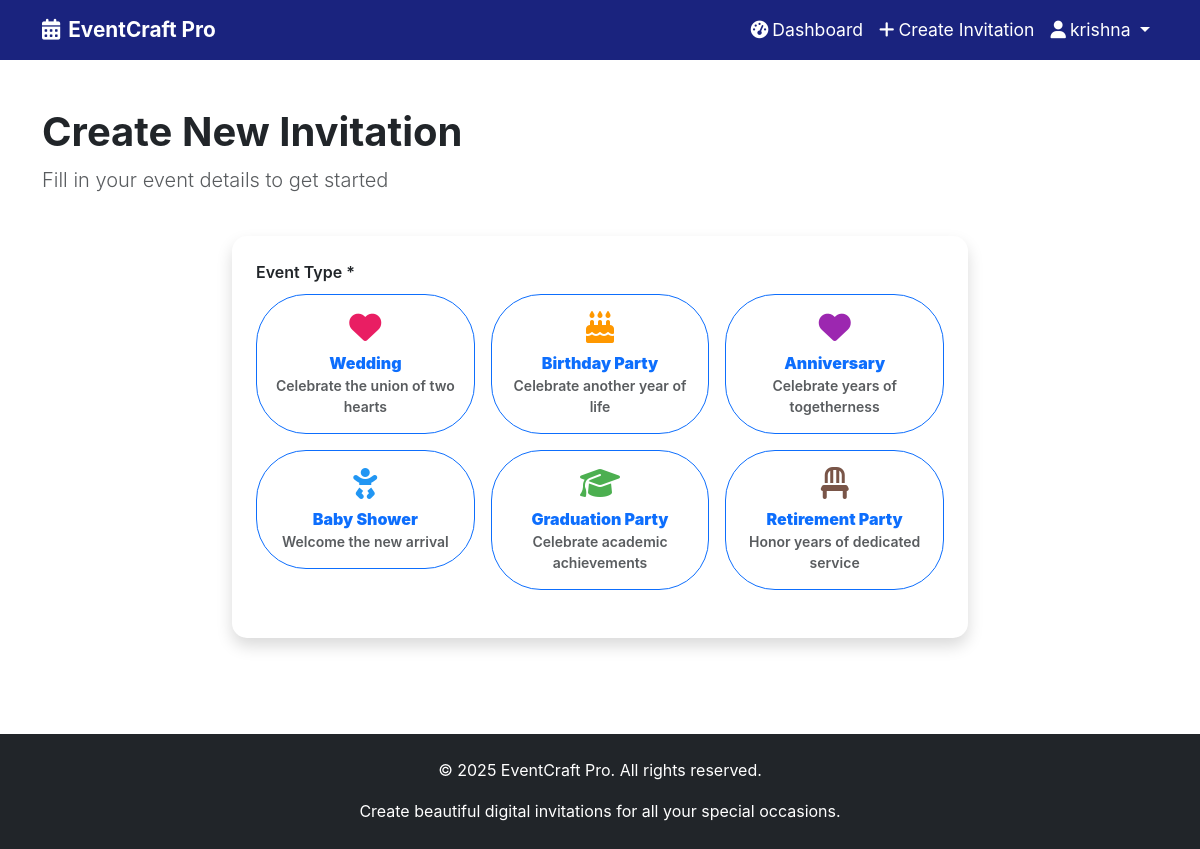
Page /create-invitation (signed in) on the committed database.
### models.py (models this page shows)
class EventType(db.Model):
    __tablename__ = 'event_types'
    id = db.Column(db.Integer, primary_key=True)
    name = db.Column(db.String(50), unique=True, nullable=False)
    display_name = db.Column(db.String(100), nullable=False)
    description = db.Column(db.Text)
    icon = db.Column(db.String(50))
    color = db.Column(db.String(7))
    is_active = db.Column(db.Boolean, default=True)
    sort_order = db.Column(db.Integer, default=0)
    created_at = db.Column(db.DateTime, default=datetime.utcnow)

### routes.py (the view)
@app.route('/create-invitation')
def create_invitation():
    if not is_authenticated():
        flash('Please login to continue', 'error')
        return redirect(url_for('auth'))
    event_types = EventType.query.filter_by(is_active=True).order_by(EventType.sort_order).all()
    return render_template('invitation/create.html', event_types=event_types)

### app.py (called while the page is built)
@app.after_request
def after_request(response):
    response.headers.add('Access-Control-Allow-Origin', '*')
    response.headers.add('Access-Control-Allow-Headers', 'Content-Type,Authorization')
    response.headers.add('Access-Control-Allow-Methods', 'GET,PUT,POST,DELETE,OPTIONS')
    return response

### routes.py (called while the page is built)
def is_authenticated():
    return 'user_id' in session

### templates/invitation/create.html (shortened to what this page needs)
{% extends "base.html" %}
{% block content %}
<section class="py-5">
    <div class="container">
        <div class="row mb-4">
            <div class="col-12">
                <h1 class="display-6 fw-bold">Create New Invitation</h1>
                <p class="lead text-muted">Fill in your event details to get started</p>
            </div>
        </div>
        <div class="row justify-content-center">
            <div class="col-lg-8">
                <div class="card shadow">
                    <div class="card-body p-4">
                        <form method="POST" action="{{ url_for('create_invitation_post') }}" enctype="multipart/form-data" onsubmit="return validateForm()">
                            <div class="mb-4">
                                <label class="form-label fw-semibold">Event Type *</label>
                                <div class="row g-3">
                                    {% for event_type in event_types %}
                                        <div class="col-md-4">
                                            <label class="btn btn-outline-primary w-100 p-3" for="event-{{ event_type.name }}">
                                                <i class="{{ event_type.icon }} fa-2x d-block mb-2" style="color: {{ event_type.color }};"></i>
                                                <strong>{{ event_type.display_name }}</strong>
                                                <small class="d-block text-muted">{{ event_type.description }}</small>
                                            </label>
                                        </div>
                                    {% endfor %}
                                </div>
                            </div>
                        </form>
                    </div>
                </div>
            </div>
        </div>
    </div>
</section>
{% endblock %}

### static/css/style.css (style rules this page uses)
:root { --primary-color: #007bff; --secondary-color: #6c757d; --success-color: #28a745; --danger-color: #dc3545; --warning-color: #ffc107; --info-color: #17a2b8; }
body { font-family: 'Inter', -apple-system, BlinkMacSystemFont, 'Segoe UI', Roboto, sans-serif; line-height: 1.6; }
.card { border: none; border-radius: 15px; transition: all 0.3s ease; }
.btn { border-radius: 50px; padding: 0.75rem 2rem; font-weight: 600; transition: all 0.3s ease; }
section { color: inherit; }
.shadow { box-shadow: 0 0.5rem 1rem rgba(0, 0, 0, 0.15) !important; }

### rows in the picture
EventType: display_name "Wedding", description "Celebrate the union of two hearts"
EventType: display_name "Birthday Party", description "Celebrate another year of life"
EventType: display_name "Anniversary", description "Celebrate years of togetherness"
EventType: display_name "Baby Shower", description "Welcome the new arrival"
EventType: display_name "Graduation Party", description "Celebrate academic achievements"
EventType: display_name "Retirement Party", description "Honor years of dedicated service"

### other values in the picture
{{ session.user_name if session.user_name else 'User' }} "krishna"
